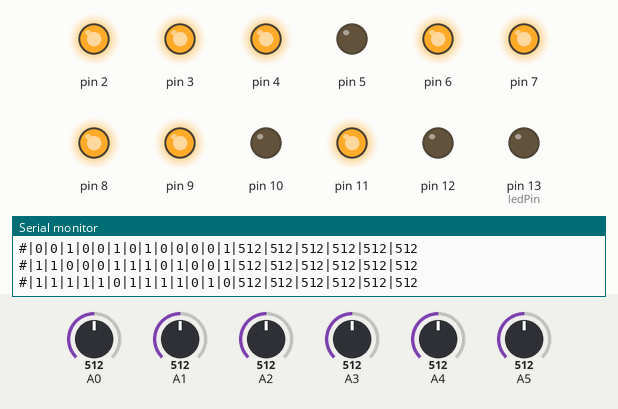
Recording of a sketch running on a simulated Arduino Uno, built with avr-gcc and run on an emulated ATmega328P. Shown: output pins drawn as LEDs (lit = HIGH), the last lines printed to the serial monitor. The inputs (shaded band) are chosen by the test bench; at power-on: A0 = 512, A1 = 512, A2 = 512, A3 = 512, A4 = 512, A5 = 512. Random numbers use the default seed unless the sketch sets one; pins used as bus, display or sensor lines are not drawn.

Above: at 4.2 s.
4.3 s: A0 set to 106
At 4.53 s:
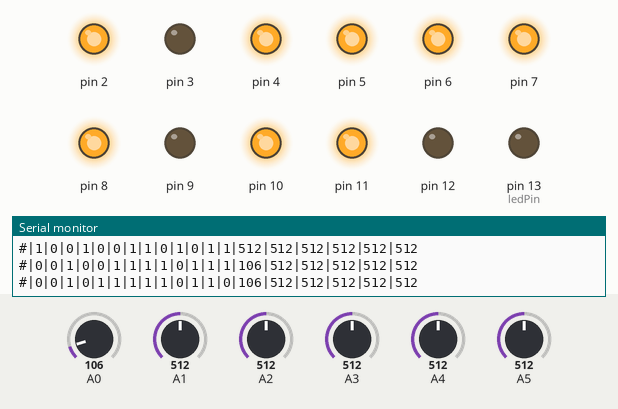
7.3 s: A0 set to 90
At 7.55 s:
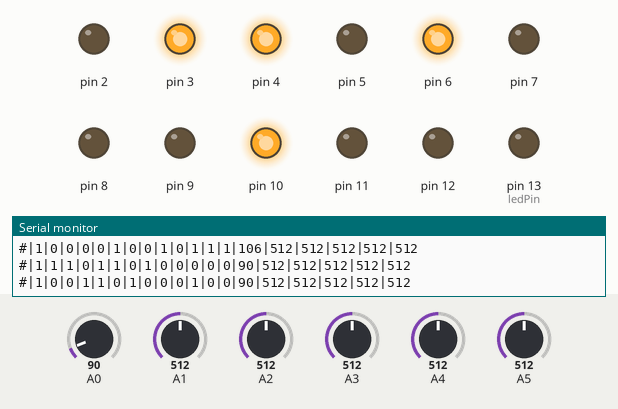
Timing chart, 0 to 23.9 s (numbered marks = the images above; inputs shaded):
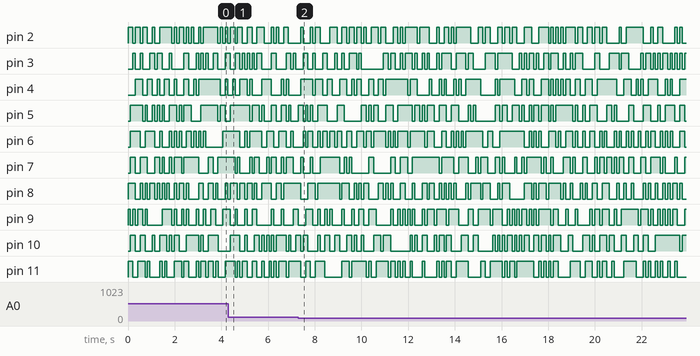

Measured:
- the behaviour switches between 100 and 99 on A0 (found by bisection; images 1 and 2)

The sketch:

A0004_SerialBroadcastString.ino
```cpp
unsigned long inc = 0;
const int ledPin = 13;
signed long r = 0;

void setup() {
  Serial.begin(9600);  // enable serial output
  pinMode(ledPin, OUTPUT);  // enable output on LED pin
  digitalWrite(ledPin, HIGH);

  for (int i=0; i<=13; i++) {
    pinMode(i, OUTPUT);
  }
}

void loop() {
  for (int i=0; i<=13; i++) {
    r = random(2);
    if (r>0) {
      digitalWrite(i, HIGH);
    }
    else {
      digitalWrite(i, LOW);
    }
  }

  r = random(2);
  if (r>0) {
    digitalWrite(ledPin, HIGH);
  }
  else {
    digitalWrite(ledPin, LOW);
  }

  Serial.print("#");
  for (int i=0; i<13; i++) {
    Serial.print("|");
    Serial.print(digitalRead(i));
  }

  for (int i=0; i<6; i++) {
    Serial.print("|");
    Serial.print(analogRead(i));
  }
  Serial.println("");
  delay(100);
}
```
